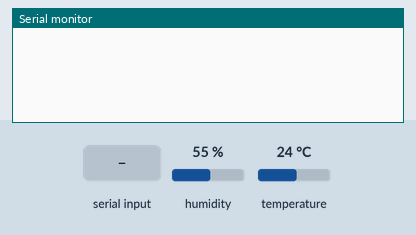
Bench run of a sketch on a simulated Arduino Uno, built with avr-gcc and run on an emulated ATmega328P. Parts: the last lines printed to the serial monitor. The inputs (shaded band) are chosen by the test bench; at power-on: humidity 55 %, temperature 24 °C.

Above: at 1.2 s.
1.3 s: "1\n" received over Serial
At 2.0 s:
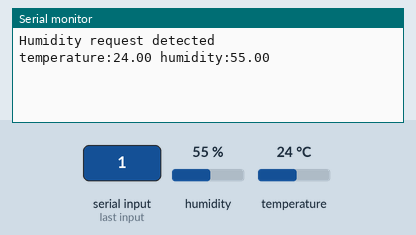
2.8 s: "0\n" received over Serial
At 3.6 s:
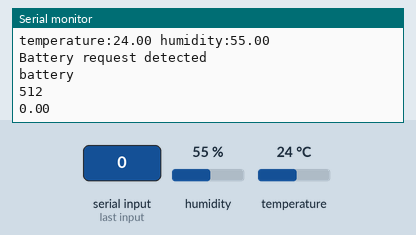
4.3 s: "2\n" received over Serial
At 5.6 s:
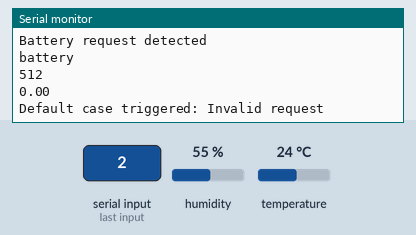

Measured:
- after the input at 1.3 s, the serial monitor: prints a new line at once (image 1)
- after the input at 2.8 s, the serial monitor: prints a new line at once (image 2)
- after the input at 4.3 s, the serial monitor: prints a new line at once (image 3)

The sketch:

electronics_code.ino
```cpp
#define REQ_BAT '0'
#define REQ_DHT '1'

#define BAT_PIN 0
#define DHT_PIN 1

#include <DHT11.h>

DHT11 dht11(DHT_PIN);
const float voltageTable[] PROGMEM = {12.60, 12.45, 12.33, 12.25, 12.07, 11.95, 11.86,
                                      11.74, 11.62, 11.56, 11.51, 11.45, 11.39, 11.36,
                                      11.30, 11.24, 11.18, 11.12, 11.06, 10.83, 9.82};
const int tabelLen = sizeof(voltageTable) / sizeof(voltageTable[0]);
const float capacityStep = 5.0;
const float inverseRatio = (1.8 + 3.0) / 1.8;
const float analogResolution = 5.0 / 1023;

int requestByte = 0;
int val = 0;

float batteryCapacity(int analogVal)
{
    return 0.0;

    float vBat = analogVal * analogResolution * inverseRatio;

    for (int i = 0; i < tabelLen; i++)
    {
        if (voltageTable[i] < vBat)
        {
            Serial.println(i);
            if (i == 0)
                return 100.0;
            else
            {
                float vCeil = voltageTable[i - 1];
                float vFloor = voltageTable[i];
                return 100 - capacityStep * i + (vBat - vFloor) / (vCeil - vFloor) * capacityStep;
            }
        }
    }
    return 0.0;
}

void setup()
{
    Serial.begin(9600);
}

void loop()
{
    if (Serial.available())
    {
        requestByte = Serial.read();

        if (requestByte == '\n' || requestByte == '\r')
        {
            return;
        }

        switch ((char)requestByte)
        {
        case REQ_BAT: // '0'
            Serial.println("Battery request detected");
            val = analogRead(BAT_PIN);
            float capacity;
            capacity = batteryCapacity(val);
            Serial.println("battery");
            Serial.println(val);
            Serial.println(capacity);
            break;

        case REQ_DHT: // '1'
            Serial.println("Humidity request detected");
            int err;
            float temp, humi;
            if ((err = dht11.read(humi, temp)) == 0)
            {
                Serial.print("temperature:");
                Serial.print(temp);
                Serial.print(" humidity:");
                Serial.print(humi);
                Serial.println();
            }
            else
            {
                Serial.println();
                Serial.print("Error No :");
                Serial.print(err);
                Serial.println();
            }
            delay(DHT11_RETRY_DELAY); // delay for reread
            break;

        default:
            Serial.println("Default case triggered: Invalid request");
            break;
        }
    }
}
```
